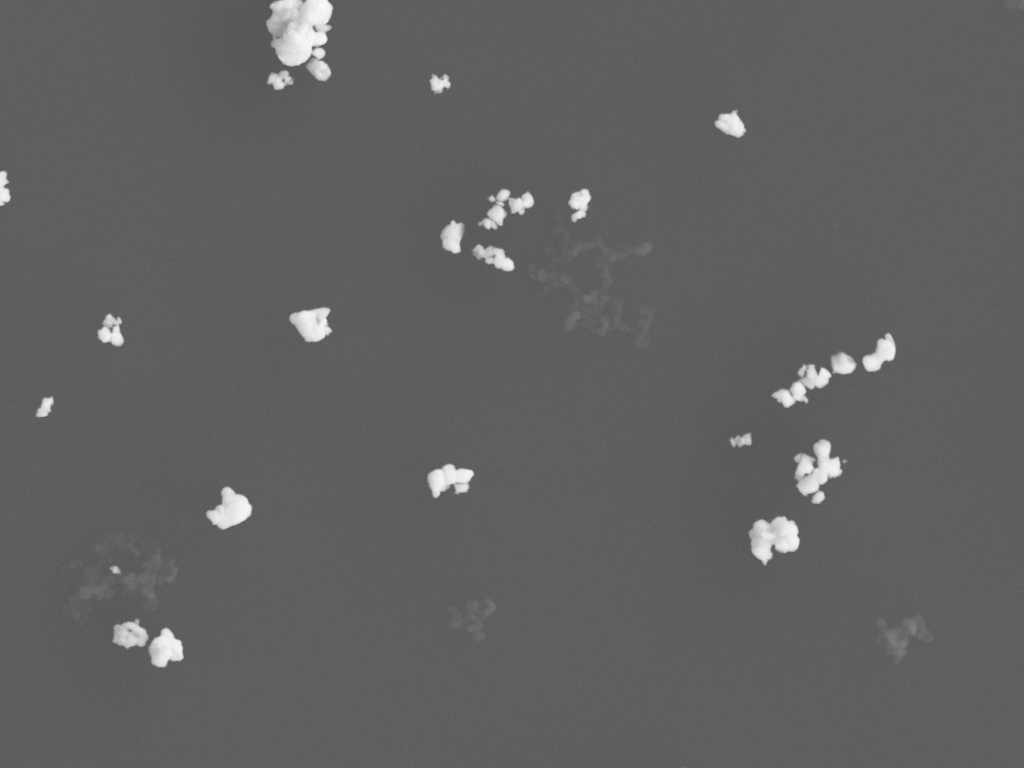
#> input picture _Archive_noLogo/2y-08WC-SDS1h-12PAH2h-wc30m-17.png, 1024 x 768 px, found by its file name
$ python text8.py
#> lines starting #> are read from the running program, lines starting #| are printed output that depends on the picture; after the words box and inside, x2 and y2 are one past the last pixel; in counts of white or black regions, pixels touching at a corner belong together
#> further down, src is the input picture: shape (768, 1024, 3); min 83, max 249, mean 97.4
import cv2
import numpy as np
import matplotlib.pyplot as plt

def watershed_algorithm(image):
    src = image.copy()

    # 边缘保留滤波EPF去噪，sp、sr分别表示空间窗口大小、色彩空间窗口大小
    blur = cv2.pyrMeanShiftFiltering(image, sp=21, sr=55)

    # 转成灰度图像
    gray = cv2.cvtColor(blur, cv2.COLOR_BGR2GRAY)

    # 使用otsu算法得到二值图像区间阈值
    ret, binary = cv2.threshold(gray, 0, 255, cv2.THRESH_BINARY + cv2.THRESH_OTSU)
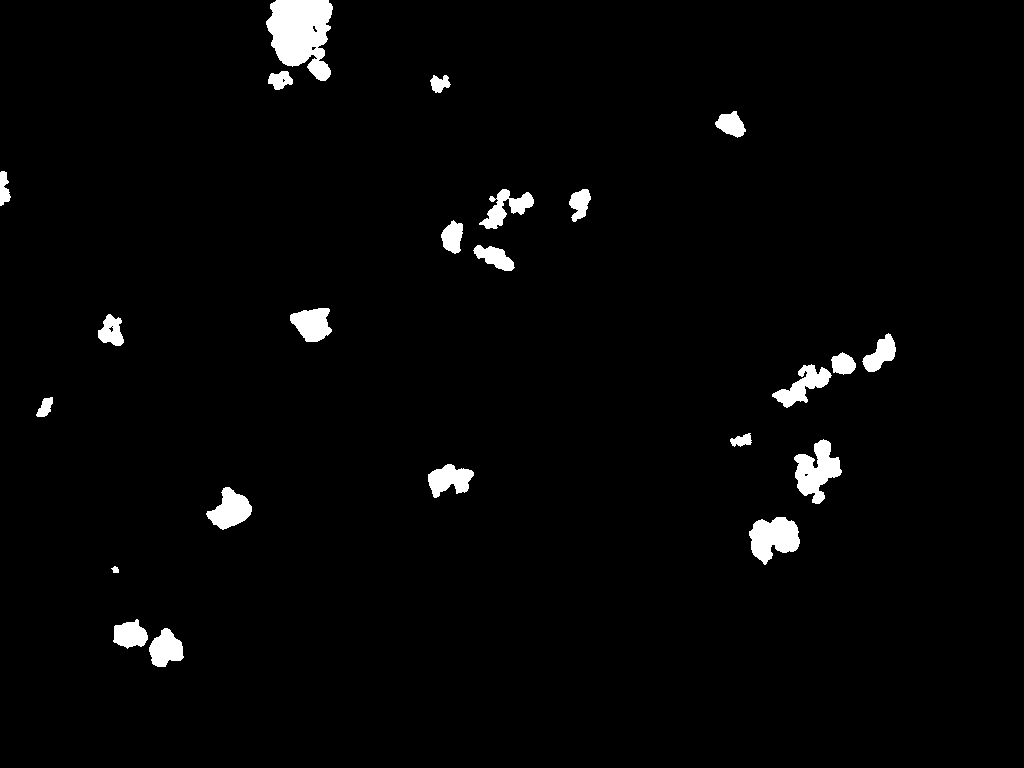
#> binary: shape (768, 1024); 2.4% white; 23 white regions, largest, box (x1, y1, x2, y2) and area: (266, 0, 333, 81) 3778, (794, 439, 842, 504) 1664, (749, 517, 800, 565) 1620
#> ret = 154

    # 距离变换
    dist = cv2.distanceTransform(binary, cv2.DIST_L2, 5)
    dist_out = cv2.normalize(dist, 0, 1.0, cv2.NORM_MINMAX)

    # 对距离变换图像进行多个阈值化处理，获得多个分割结果
    threshold_values = [0.14,0.18,0.24]  # 自定义多个阈值17
    # [4 lines of commented-out code are left out]
    segmented_images = []
    for threshold in threshold_values:
        _, surface = cv2.threshold(dist_out, threshold * dist_out.max(), 255, cv2.THRESH_BINARY)
        sure_fg = np.uint8(surface)

        # 使用连通组件分析算法，得到初始标记图像
        ret, markers = cv2.connectedComponents(sure_fg)
        markers = markers + 1

        # 对二值图像进行膨胀处理，得到未知区域的标记
        kernel = np.ones((3, 3), np.uint8)
        binary = cv2.morphologyEx(binary, cv2.MORPH_DILATE, kernel, iterations=1)
        unknown = binary - sure_fg

        # 未知区域标记为0
        markers[unknown == 255] = 0

        # 分水岭算法分割
        markers = cv2.watershed(image, markers=markers)
        segmented_images.append(markers)
#> this loop made 3 passes
#> ret on passes 1 to 3: 31, 34, 30
#> pass 1, in watershed_algorithm, `markers = markers + 1`:
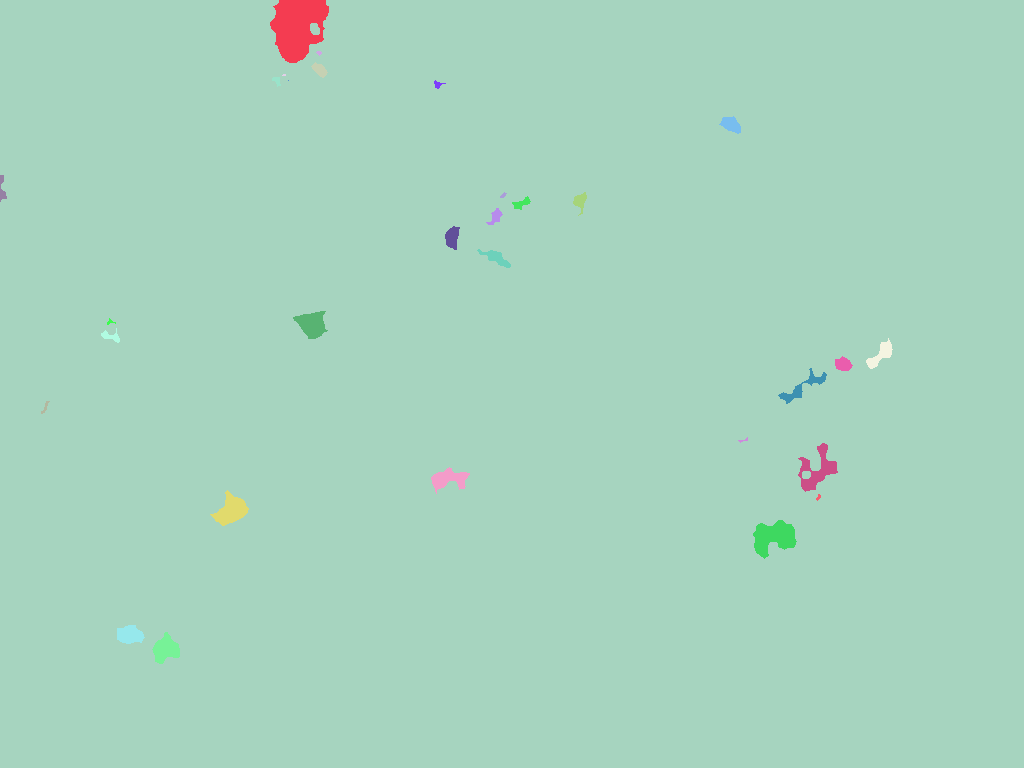
#> markers: shape (768, 1024) int32; 31 distinct labels, from 1 to 31; one colour per label, 0 black
#> after the loop:
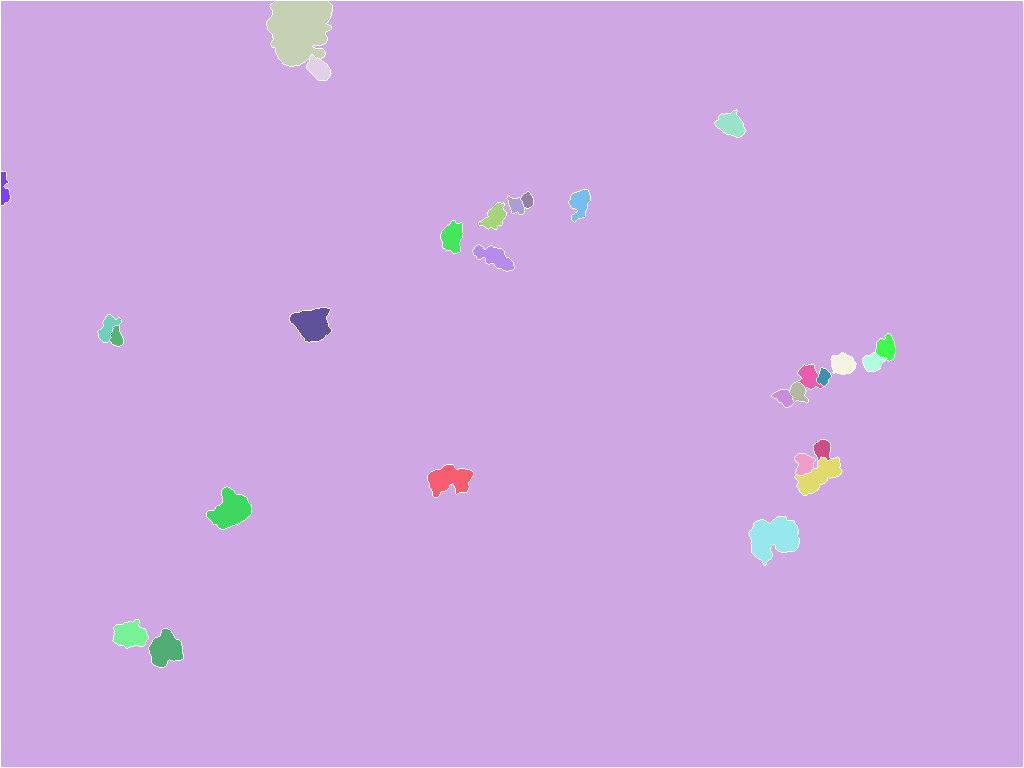
#> markers: shape (768, 1024) int32; 30 distinct labels, from -1 to 30; one colour per label, 0 black, -1 white
#> after the loop, segmented_images = 3 items

    # 将所有分割结果叠加在一起
    combined_markers = np.zeros_like(segmented_images[0])
    for markers in segmented_images:
        combined_markers += markers
#> this loop made 3 passes

    # 将分割结果可视化显示在原图上
    min_val, max_val, _, _ = cv2.minMaxLoc(combined_markers)
#> min_val = -3; max_val = 95
    markers_8u = np.uint8(combined_markers)
    print(max_val)
#| 95.0
    cv2.imshow('markers_8u',markers_8u)

    colors = [(255,0,0), (0,255,0), (0,0,255), (255,255,0),
              (255,0,255), (0,255,255), (255,128,0), (255,0,128),
              (128,255,0), (128,0,255), (255,128,128), (128,255,255)]
    edge_image = src.copy()
    for i in range(2, int(max_val + 1)):
        ret, thres1 = cv2.threshold(markers_8u, i - 1, 255, cv2.THRESH_BINARY)
        ret2, thres2 = cv2.threshold(markers_8u, i, 255, cv2.THRESH_BINARY)
        mask = thres1 - thres2
        cv2.imshow('mask',mask)
        contours, hierarchy = cv2.findContours(mask, cv2.RETR_EXTERNAL, cv2.CHAIN_APPROX_NONE)

        # 在画轮廓的循环中添加以下代码
        equivalent_diameters = []
        for contour in contours:
            area = cv2.contourArea(contour)
            equivalent_diameter = np.sqrt(4*area/np.pi)
            equivalent_diameters.append(equivalent_diameter)

        print(equivalent_diameters)

        cv2.drawContours(edge_image, contours,-1, colors[i % len(colors)], 1)
        # cv2.drawContours(edge_image, contours, -1, (0, 0, 255), 1)  # 红色线条，线宽1

        # 忽略背景
        if i != len(threshold_values):
            cv2.drawContours(image, contours, -1, colors[(i - 2) % len(colors)], -1)
#> this loop made 94 passes
#> contours on passes 1, 3, 4, 6, 9, 13, 15, 22: 2 contours, all with area under 20, [[[314, 55], [315, 56], [316, 57], [315, 56]]], 2 contours, all with area under 20, [[[508, 196], [509, 197]]], 4 contours, all with area under 20, 2 contours, all with area under 20, [[[111, 315]]], 3 contours, all with area under 20
#> edge_image: shape (768, 1024, 3); 0.87% of pixels changed, all inside (x1, y1, x2, y2) = (1, 1, 1023, 767)
#> mask: shape (768, 1024); 0.11% white; 1 white region, box (x1, y1, x2, y2) and area: (149, 629, 183, 667) 842

        # # 计数
        # for contour in contours:
        #     M = cv2.moments(contour)

        #     # Check if the moment 'm00' is non-zero
        #     if M["m00"] != 0:
        #         centroid_x = int(M["m10"] / M["m00"])
        #         centroid_y = int(M["m01"] / M["m00"])
        #         cv2.putText(image, str(i - 1), (centroid_x, centroid_y), cv2.FONT_HERSHEY_SIMPLEX, 0.5, (255, 255, 255), 1,
        #                     cv2.LINE_AA)

    # 将原图和分割后的图像进行叠加，得到可视化显示的结果
    result = cv2.addWeighted(src, 0.5, image, 0.5, 0)  # 图像权重叠加
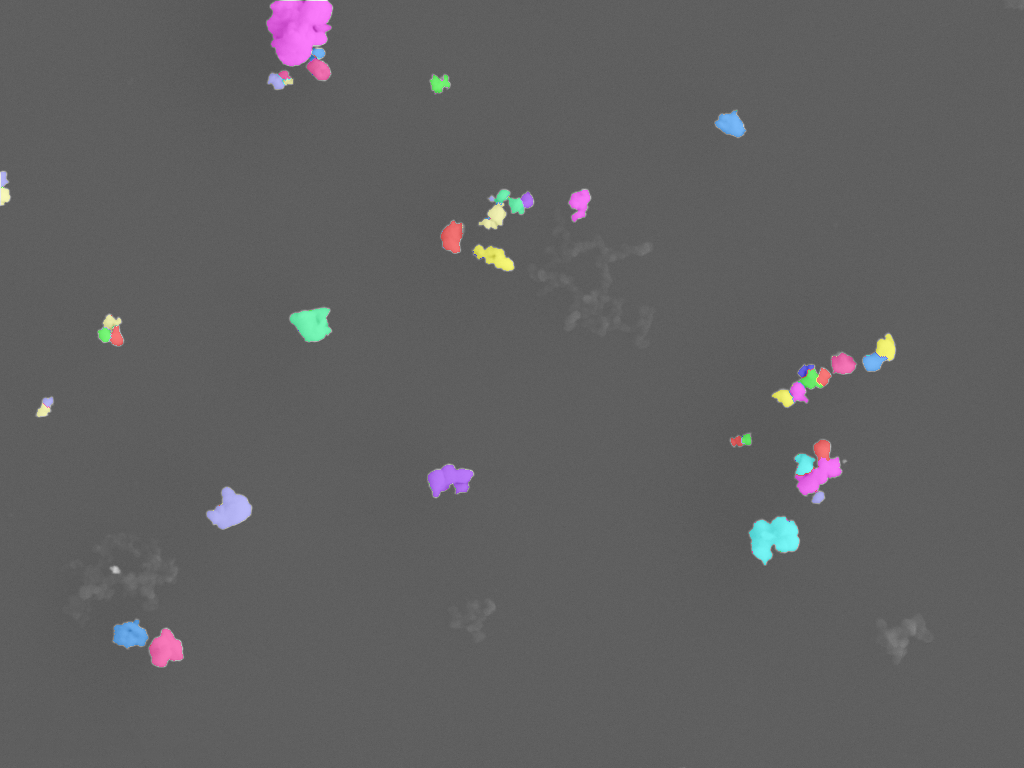
#> result: shape (768, 1024, 3); mean B, G, R 97.1, 96.2, 96.8
    cv2.imshow('result', result)

    # 在原图中添加区域数量的文字标注
    # cv2.putText(image, "count=%d" % (int(max_val - 1)), (220, 30), cv2.FONT_HERSHEY_SIMPLEX, 1, (0, 255, 0), 2)

    # 显示结果图像
    cv2.imshow('edge_image', edge_image)
    cv2.waitKey(0)
    cv2.destroyAllWindows()

    # 显示结果图像
    cv2.imshow('Segmented Image', image)
    cv2.waitKey(0)
    cv2.destroyAllWindows()


src = cv2.imread('2y-08WC-SDS1h-12PAH2h-wc30m-17.png')
watershed_algorithm(src)

$ run again, with _Archive_noLogo/2y-08WC-SDS1h-12PAH2h-wc30m-01.png copied over _Archive_noLogo/2y-08WC-SDS1h-12PAH2h-wc30m-17.png
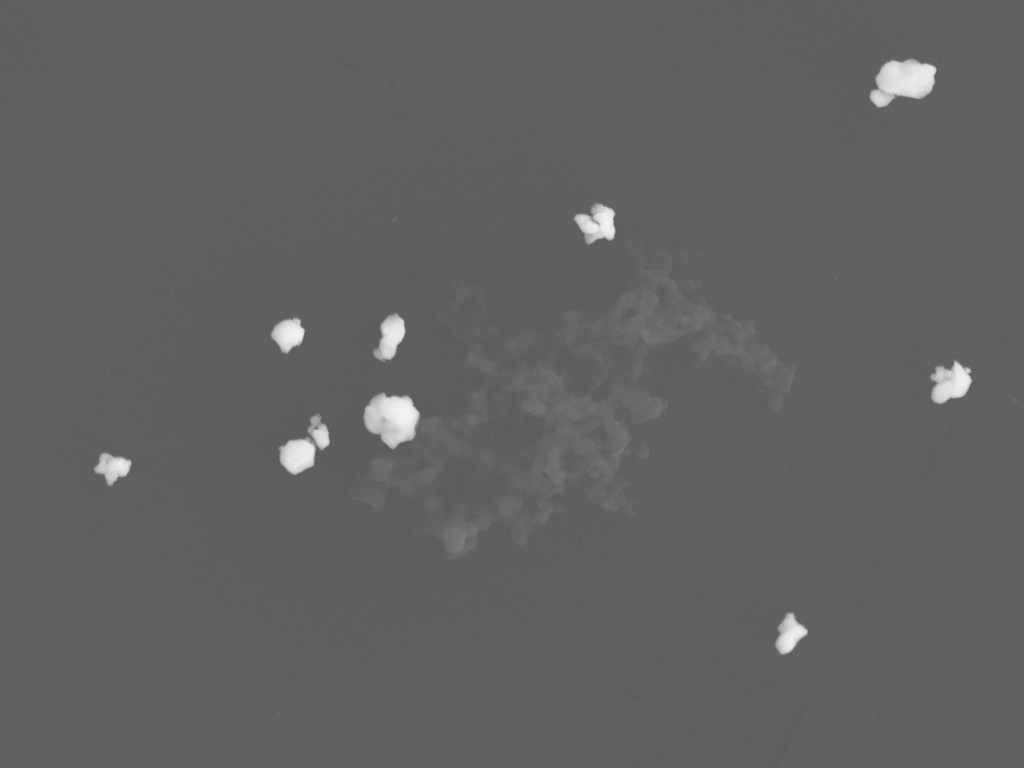
#> input picture _Archive_noLogo/2y-08WC-SDS1h-12PAH2h-wc30m-01.png, 1024 x 768 px, found by its file name
#> src is the input picture: shape (768, 1024, 3); min 87, max 246, mean 98.3
#> in watershed_algorithm, `ret, binary = cv2.threshold(gray, 0, 255, cv2.THRESH_BINARY + cv2.THRE..`:
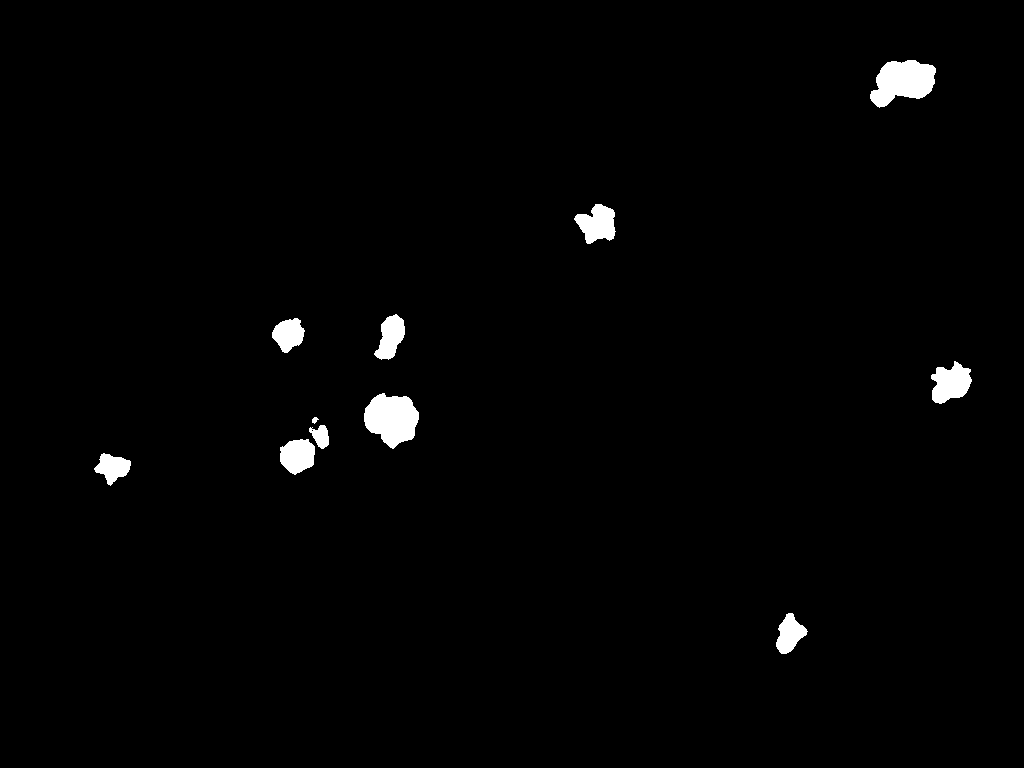
#> binary: shape (768, 1024); 1.4% white; 11 white regions, largest, box (x1, y1, x2, y2) and area: (364, 393, 419, 449) 2139, (870, 60, 936, 108) 2121, (931, 361, 972, 404) 1170
#> in watershed_algorithm, `ret, binary = cv2.threshold(gray, 0, 255, cv2.THRESH_BINARY + cv2.THRE..`: ret = 154
#> after the loop in watershed_algorithm, `for threshold in threshold_values:`: segmented_images = 3 items
#> the loop in watershed_algorithm, `for markers in segmented_images:` made 3 passes
#> min_val = -3; max_val = 33
#| 33.0
#> the loop in watershed_algorithm, `for i in range(2, int(max_val + 1)):` made 32 passes
#> contours on passes 1, 3, 4, 6, 7, 10, 12, 16: 2 contours, all with area under 20, [[[950, 397]]], 5 contours, all with area under 20, 5 contours, all with area under 20, 3 contours, all with area under 20, 4 contours, all with area under 20, 2 contours, all with area under 20, 4 contours, all with area under 20
#> after the loop in watershed_algorithm, `for i in range(2, int(max_val + 1)):`:
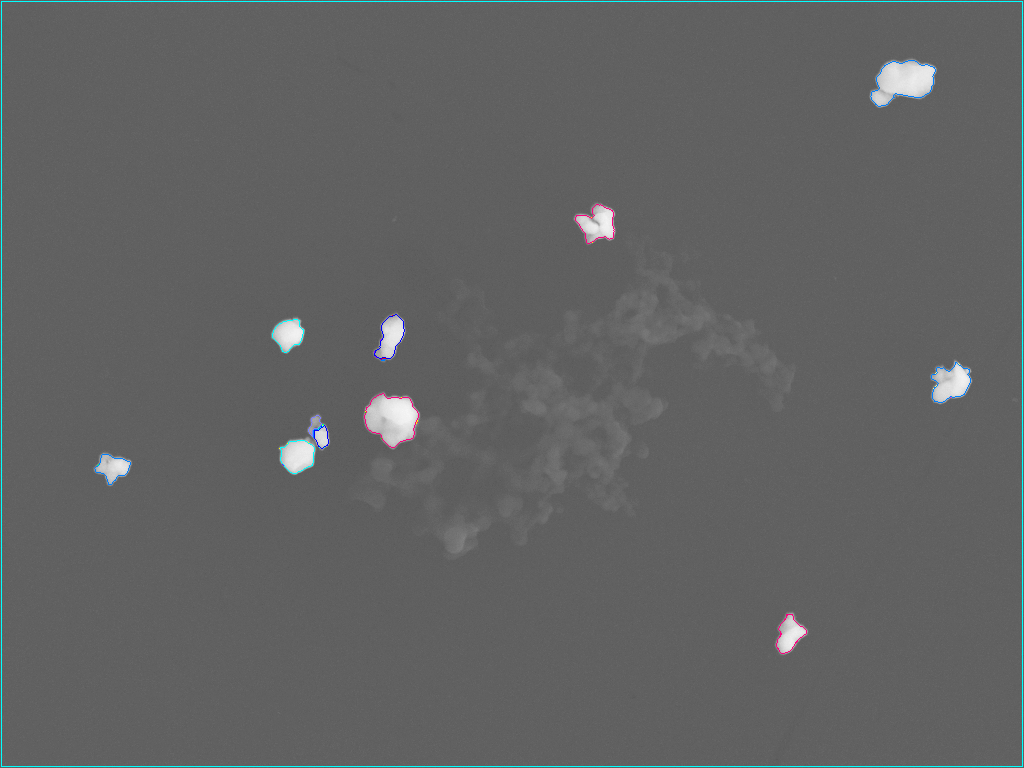
#> edge_image: shape (768, 1024, 3); 0.61% of pixels changed, all inside (x1, y1, x2, y2) = (1, 1, 1023, 767)
